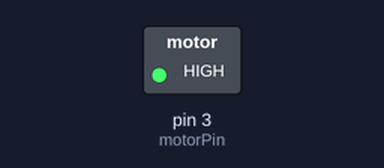
Bench run of a sketch on a simulated Arduino Uno, built with avr-gcc and run on an emulated ATmega328P. On the bench: switched loads named in the sketch (green lamp = pin HIGH).

Above: at 0.1 s.
Timing chart, 0 to 1.6 s (numbered marks = the images above):
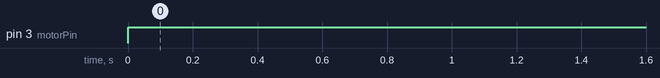

Measured:
- by itself, pin 3 (motorPin): LOW → HIGH at 0.00 s

The sketch:

esc_test.ino
```cpp
//  Adafruit Arduino - Lesson 13. DC Motor


int motorPin = 3;

void setup()
{
  pinMode(motorPin, OUTPUT);
  Serial.begin(9600);
  while (! Serial);
  //  Serial.println("Speed 0 to 255");
}


void loop()
{
  //    int speed = -255;
  //   analogWrite(motorPin, speed);
  digitalWrite(motorPin, HIGH);

}

/*


#include "MeOrion.h"

//------------------ DC Motor section -------------------
MeDCMotor motor1(M1);
MeDCMotor motor2(M2);
uint8_t motorSpeed = 120;
//------------------ DC Motor section -------------------


void setup()
{
  Serial.begin(9600);
}

void loop () {
    //start the engines!
  motor1.run(-motorSpeed);
  motor2.run(motorSpeed);

}


*/
```
